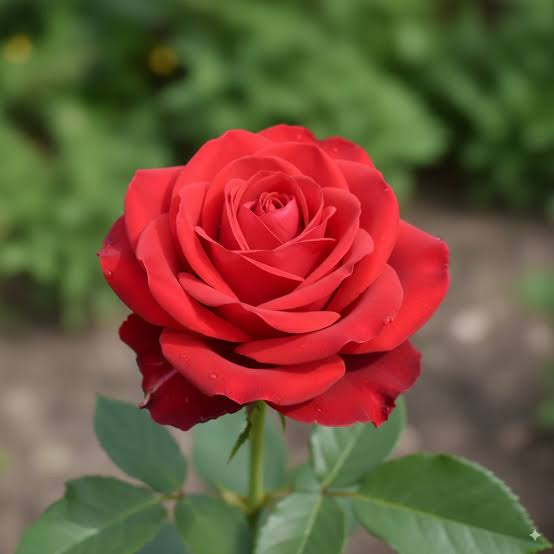
#> input picture input/images.jpg, 554 x 554 px
$ python Catnguong.py
#> lines starting #> are read from the running program, lines starting #| are printed output that depends on the picture; after the words box and inside, x2 and y2 are one past the last pixel; in counts of white or black regions, pixels touching at a corner belong together
### chon_anh.py
"""
Module dùng chung: chọn ảnh bằng hộp thoại và lưu ảnh an toàn.
Các file khác chỉ cần:  from chon_anh import chon_anh, luu_anh
"""
import os
import numpy as np
import cv2
import tkinter as tk
from tkinter import filedialog


def chon_anh(title="Chọn ảnh", mode=cv2.IMREAD_COLOR):
    """Mở hộp thoại cho người dùng chọn ảnh, trả về (ảnh, đường dẫn).

    - mode = cv2.IMREAD_COLOR      -> ảnh màu BGR
    - mode = cv2.IMREAD_GRAYSCALE  -> ảnh xám
    """
#> called with title = 'Chọn ảnh để cắt ngưỡng', mode = 1
    # Tạo cửa sổ tkinter ẩn, chỉ dùng để hiện hộp thoại chọn file
    root = tk.Tk()
    root.withdraw()
    root.attributes("-topmost", True)  # đưa hộp thoại lên trên cùng

    path = filedialog.askopenfilename(
        title=title,
        filetypes=[("Ảnh", "*.jpg *.jpeg *.png *.bmp *.webp"),
                   ("Tất cả", "*.*")],
    )
#> the answer given: input/images.jpg
    root.destroy()

    # Người dùng bấm Cancel -> dừng chương trình
    if not path:
        raise SystemExit("Bạn chưa chọn ảnh!")

    # cv2.imread không đọc được đường dẫn có dấu tiếng Việt,
    # nên đọc bằng np.fromfile rồi giải mã bằng cv2.imdecode
    img = cv2.imdecode(np.fromfile(path, dtype=np.uint8), mode)
#> img is the input picture: shape (554, 554, 3); mean B, G, R 59.3, 83.7, 114.5
    if img is None:
        raise SystemExit(f"Không đọc được ảnh: {path}")

    return img, path


def luu_anh(ten_file, img, thu_muc="results"):
    """Lưu ảnh vào thư mục (tự tạo nếu chưa có). Hỗ trợ đường dẫn Unicode."""
    os.makedirs(thu_muc, exist_ok=True)
    duong_dan = os.path.join(thu_muc, ten_file)
    ext = os.path.splitext(ten_file)[1] or ".png"
    ok, buf = cv2.imencode(ext, img)
    if ok:
        buf.tofile(duong_dan)
        print(f"Đã lưu: {duong_dan}")
    return duong_dan

### Catnguong.py
import cv2
import numpy as np
from chon_anh import chon_anh, luu_anh

THRESH = 127  # ngưỡng: điểm ảnh > 127 thành trắng, còn lại thành đen

# BƯỚC 1: Chọn và đọc ảnh (hỗ trợ đường dẫn tiếng Việt)
img, path = chon_anh("Chọn ảnh để cắt ngưỡng")
#> path = 'input/images.jpg'

# BƯỚC 2: Chuyển sang ảnh xám (1 kênh, giá trị 0..255)
gray = cv2.cvtColor(img, cv2.COLOR_BGR2GRAY)
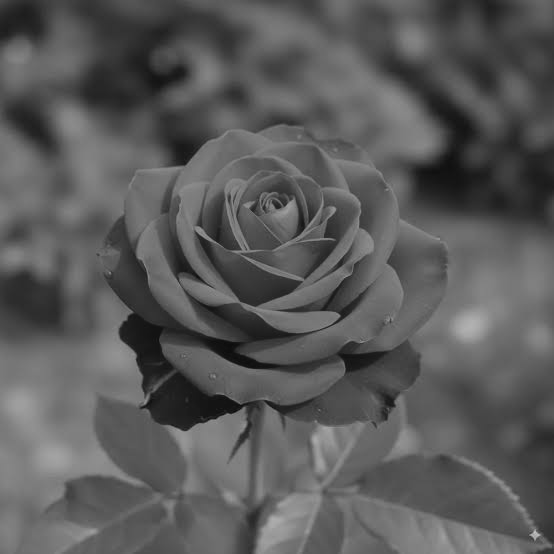
#> gray: shape (554, 554); min 9, max 197, mean 90.1

# BƯỚC 3: Cắt ngưỡng (nhị phân hóa)
# Điểm ảnh > THRESH -> 255 (trắng); ngược lại -> 0 (đen)
_, binary = cv2.threshold(gray, THRESH, 255, cv2.THRESH_BINARY)
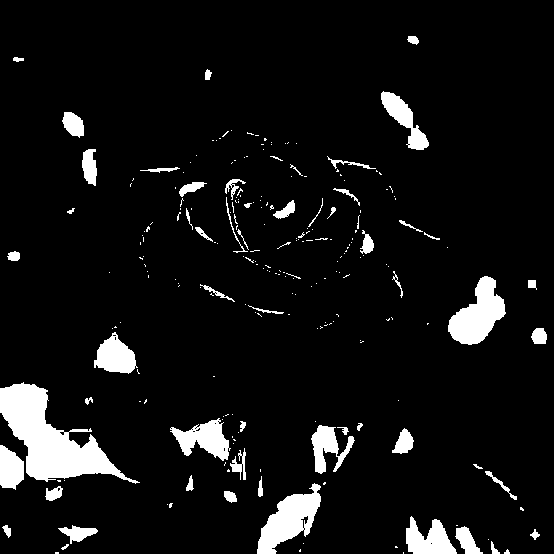
#> binary: shape (554, 554); 7.3% white; 235 white regions (178 under 20 px), largest, box (x1, y1, x2, y2) and area: (0, 382, 140, 484) 5593, (257, 483, 321, 554) 2212, (448, 276, 506, 345) 2185

# BƯỚC 4: Ghép ảnh xám (trái) và ảnh nhị phân (phải) rồi hiển thị
result = np.hstack([gray, binary])
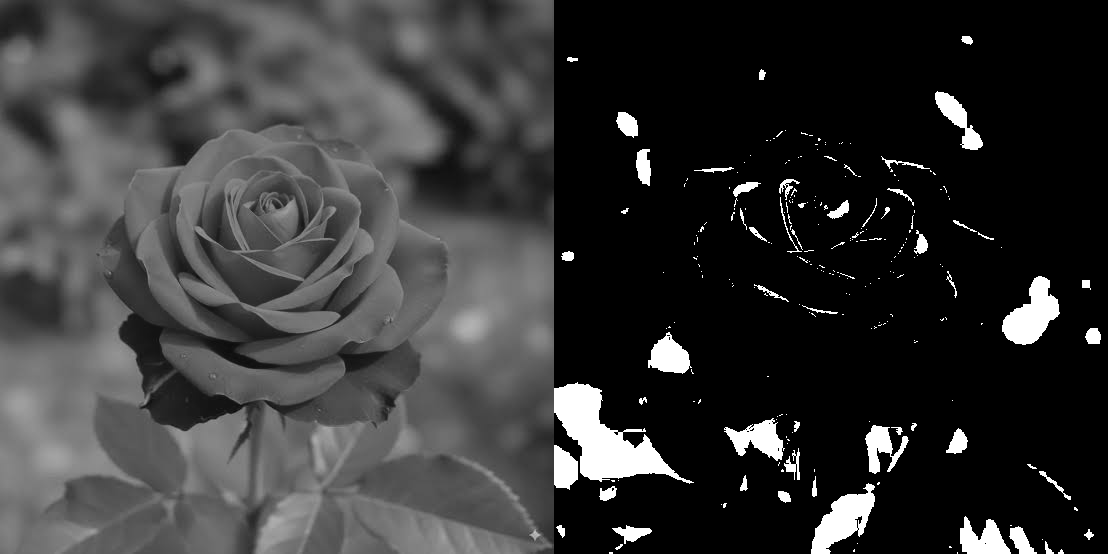
#> result: shape (554, 1108); min 0, max 255, mean 54.4
cv2.imshow("Trai: Anh xam | Phai: Anh nhi phan (thresh=127)", result)

# BƯỚC 5: Lưu kết quả
luu_anh("ket_qua_cat_nguong.png", result)

cv2.waitKey(0)
cv2.destroyAllWindows()
